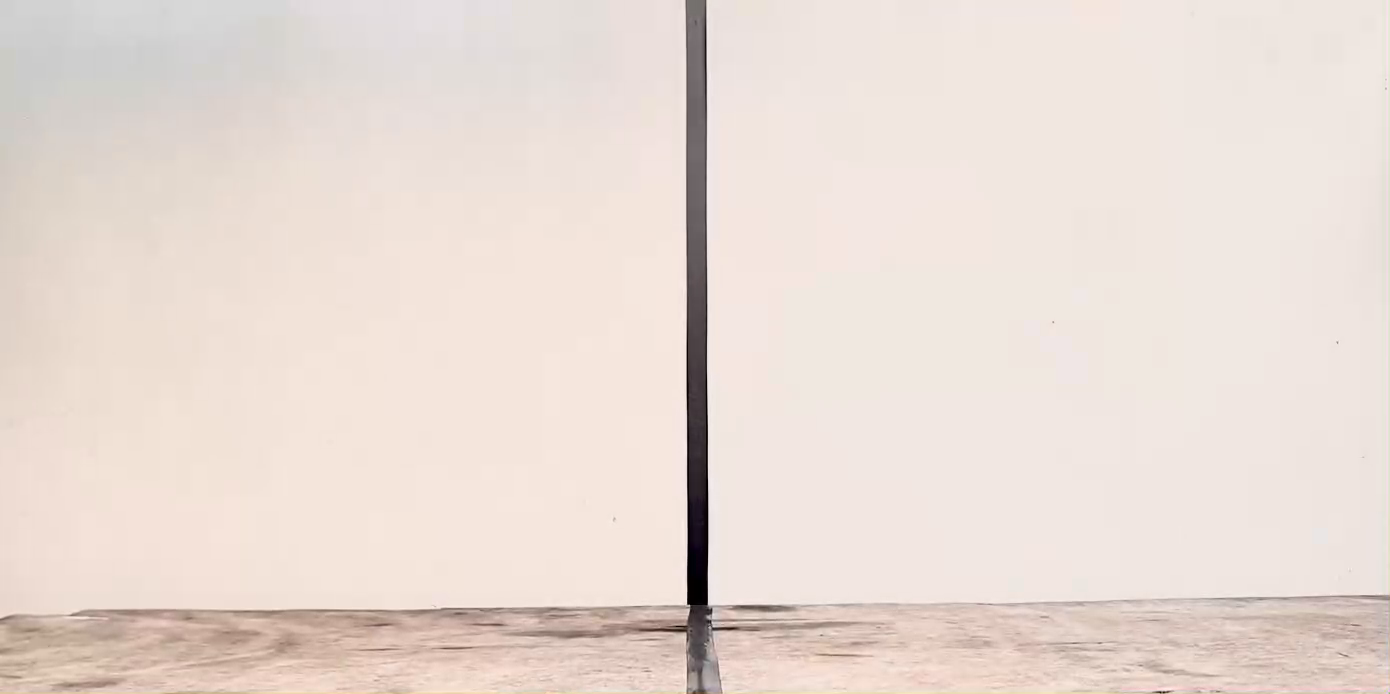
#> input picture frame 98 of pingpong2.mp4, 1390 x 694 px
$ python pingpong.py
#> lines starting #> are read from the running program, lines starting #| are printed output that depends on the picture; after the words box and inside, x2 and y2 are one past the last pixel; in counts of white or black regions, pixels touching at a corner belong together
#----------------------IMPORT THE LIBRARY------------------------#
import numpy as np
import cv2 as cv
import time
from collections import deque

#---------------------LOAD THE VIDEO FOR THE PROJECT------------------------#
cap = cv.VideoCapture("pingpong2.mp4")
img = cv.imread('ground.png')
if not cap.isOpened():
    print("Cannot open camera")
    exit()
#---------------------DEFINE VARIABLE-----------------------#
# Creates a double-ended queue (a.k.a deque) named pts with a maximum length of 50 to store a fixed-size history of points or values for motion tracking.
pts = deque(maxlen=50)
count = 0
IN = 0
OUT = 0
contour_processed = False

while True:
    timer = cv.getTickCount()
    fps = cv.getTickFrequency() / (cv.getTickCount() - timer)
    ret, frame = cap.read()
#> frame is the input picture: shape (694, 1390, 3); mean B, G, R 212.7, 220.1, 232.8
    w = frame.shape[1]
    h = frame.shape[0]
    print("resolution",w,h)
#| resolution 1390 694
    # Crop video for the ground
    # Gframe = frame[180:,:,:]
    Gframe = frame[520:,:,:]
    # if frame is read correctly ret is True
    if not ret:
        print("Can't receive frame (stream end?). Exiting ...")
        break

#----------------------PROCESS THE GROUND FOR THE IN/OUT DETECTION BY DIVIDE THE GROUND REGION FRAME------------------------#
    gray = cv.cvtColor(Gframe, cv.COLOR_BGR2GRAY)
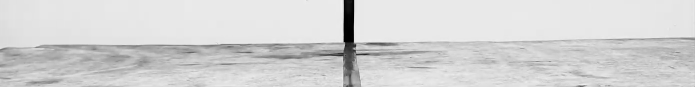
#> gray: shape (174, 1390) (shown at 1/2 size); min 0, max 243, mean 211.9
    blur_Ground = cv.medianBlur(gray, 3)
    bGround = cv.threshold(blur_Ground, 169, 255, cv.THRESH_BINARY)[1]
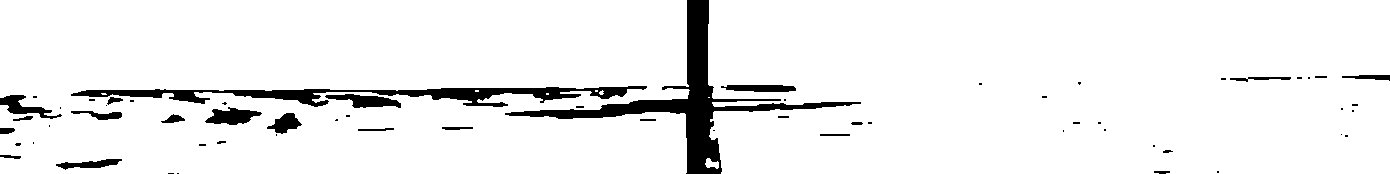
#> bGround: shape (174, 1390); 93.5% white; 62 black regions (36 under 20 px), largest, box (x1, y1, x2, y2) and area: (505, 0, 861, 174) 6908, (71, 86, 647, 107) 4232, (205, 107, 262, 125) 612
    f_kernel = cv.getStructuringElement(cv.MORPH_ELLIPSE, (11,11),(-1,-1))
    n_kernel = cv.getStructuringElement(cv.MORPH_ELLIPSE, (1,1),(-1,-1))
    morph = cv.morphologyEx(bGround,cv.MORPH_OPEN, n_kernel,iterations=2)
    morph = cv.morphologyEx(morph,cv.MORPH_CLOSE, f_kernel,iterations=2)
#> morph: shape (174, 1390); 98.4% white; 2 black regions
    contours, hierarchy = cv.findContours(morph,cv.RETR_EXTERNAL,cv.CHAIN_APPROX_SIMPLE)
#> contours = 1 contour; box (x1, y1, x2, y2) and area: (0, 0, 1390, 174) 236332
    for i,cnts in enumerate(contours):
        x,y,w,h = cv.boundingRect(cnts)

        # Approximate the contour with fewer vertices for smoother lines
        approx = cv.approxPolyDP(cnts, 0.01 * cv.arcLength(cnts, True), True)  #0.01 is old metric
        for g in range(len(approx) - 1):

            # Draw line between consecutive points
            start_point = (approx[g][0][0], approx[g][0][1])
            end_point = (approx[g + 1][0][0], approx[g + 1][0][1])
            cv.line(frame, start_point, end_point, (0, 255, 0), 2)
#> this loop made 1 pass
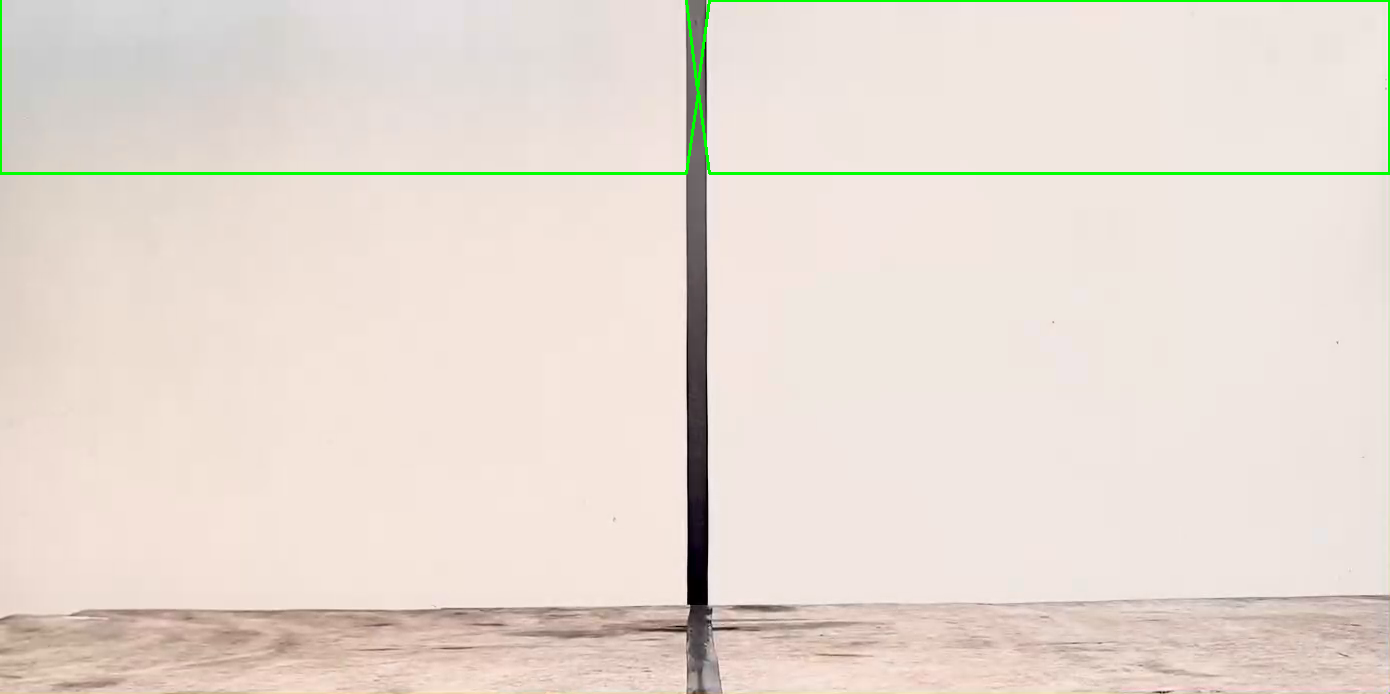
#> frame: shape (694, 1390, 3); 0.74% of pixels changed, all inside (x1, y1, x2, y2) = (0, 0, 1390, 175)

    # Get IN region and OUT region for checking
    inGround = Gframe[:,:start_point[0],:]
    w_in = inGround.shape[1]
    h_in = inGround.shape[0]
    outGround = Gframe[:,start_point[0]:,:]
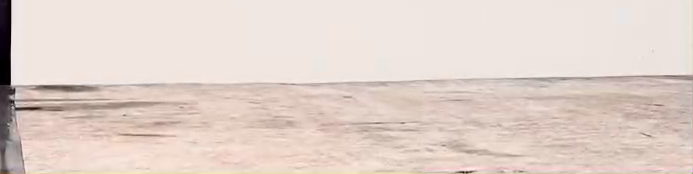
#> outGround: shape (174, 693, 3); mean B, G, R 203.6, 211.1, 226.8
    w_out = outGround.shape[1]
    h_out = outGround.shape[0]

#----------------------DETECT THE PINGPONG BY HSV METHOD------------------------#
    hsv = cv.cvtColor(frame, cv.COLOR_BGR2HSV)
#> hsv: shape (694, 1390, 3); mean H, S, V 14.5, 24.5, 233.1
    low_hsv = (10,80,10)
    high_hsv = (25,255,255)
    mask = cv.inRange(hsv, low_hsv, high_hsv)
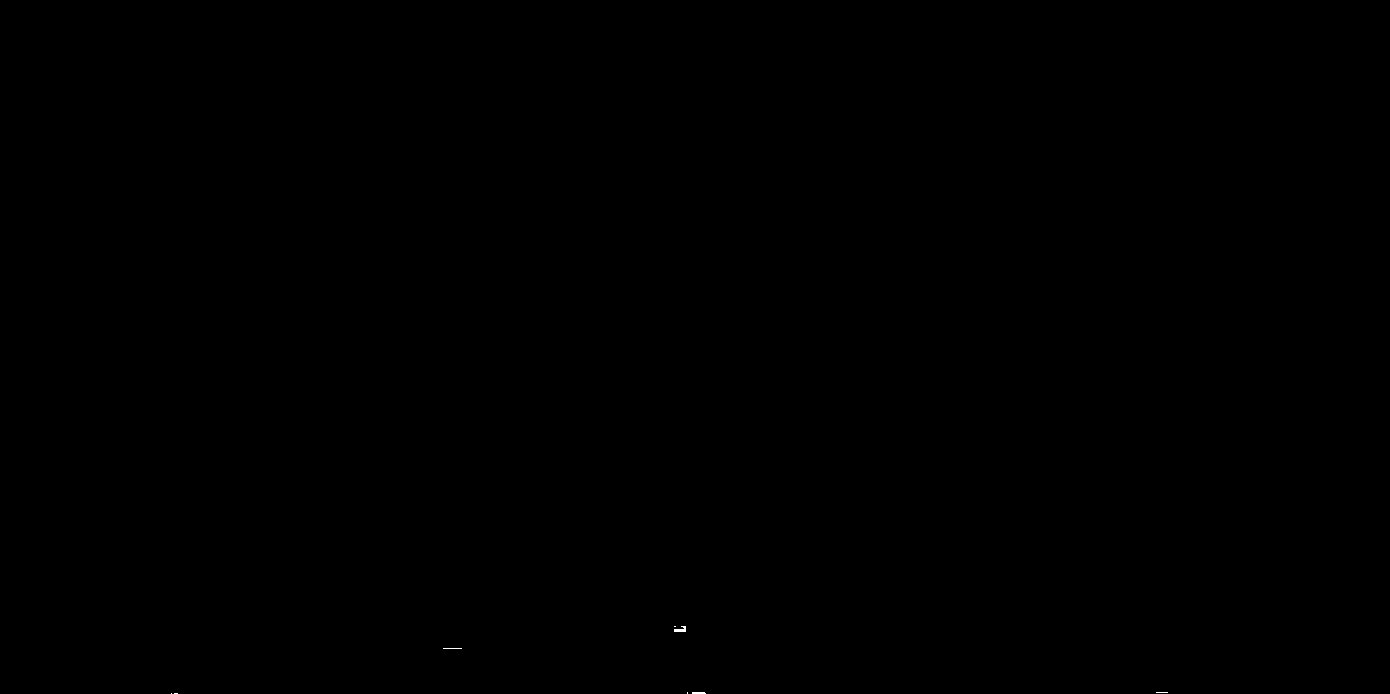
#> mask: shape (694, 1390); 0.01% white; 8 white regions (6 under 20 px), largest, box (x1, y1, x2, y2) and area: (674, 626, 686, 632) 46, (692, 692, 706, 694) 27
    b_img = cv.erode(mask, None, iterations=2)
#> b_img: shape (694, 1390); every value is 0
    contour, hierachy = cv.findContours(b_img, cv.RETR_EXTERNAL, cv.CHAIN_APPROX_SIMPLE)
#> contour = []
    center = None
    trueColor = (10,255,0)
    for cnt in contour:
        x,y,w,h = cv.boundingRect(cnt)
        contour_area = cv.contourArea(cnt)
        (xo,yo),radius = cv.minEnclosingCircle(cnt)
        circle_area = 3.14*(radius**2)

#--------------------CHECK THE IN/OUT DROP POINTS OF THE PINGPONG----------------------#
        if yo >= h_in and xo <= w_in:
            if not contour_processed:
                IN+=1
                count+=1
                contour_processed = True
        elif yo >= h_out and xo > w_in:
             if not contour_processed:
                trueColor = (0,0,255)
                OUT+=1
                contour_processed = True
        else:
            contour_processed = False

        # Draw contour for the pingpong
        if (contour_area/circle_area) > 0.2:
            center = (int(xo),int(yo))
            radius = int(radius)
            cv.circle(frame,center,radius,trueColor,3)
            # Put text of pingpong coordinate for visualizer
            cv.putText(frame, f"x= {int(xo)}, y= {int(yo)}", (int(xo),int(yo)), cv.FONT_HERSHEY_SIMPLEX, 0.75, (0, 0, 0), 2)
#> this loop made 0 passes
#> after the loop, IN = 0; OUT = 0; count = 0; trueColor = (10, 255, 0)

#----------------------VISUALIZE THE TRACKING OF THE PINGPONG------------------------#
    # Draw the tracking line by drawing a line between 2 queue of deque so from that we can have a smooth line of tracking
    if len(pts) > 3:
        for j in range(1, len(pts)):
            if pts[j - 1] is None or pts[j] is None:
                continue
            diemDau = pts[j - 1]
            diemCuoi = pts[j]
            tracklines = cv.line(frame, pts[j - 1], pts[j], trueColor, 3)
            cv.putText(frame, f"x= {int(diemCuoi[0])}, y= {int(diemCuoi[1])}",(int(diemCuoi[0])+10,int(diemCuoi[1])+10), cv.FONT_HERSHEY_DUPLEX,0.5,(0,0,0),1)
    pts.appendleft(center)

#---------------------VISUALIZE THE PROJECT----------------------#
    cv.putText(frame, "FPS : " + str(int(fps)), (20, 40), cv.FONT_HERSHEY_SIMPLEX, 0.75, (0, 0, 0), 2)
    cv.putText(frame, "Coordinate of pingpong : " + str(center), (20, 75), cv.FONT_HERSHEY_SIMPLEX, 0.75, (0, 0, 0), 2)
    cv.putText(frame,"PINGPONG VAR", (1120, 40), cv.FONT_HERSHEY_DUPLEX,1,(0, 0, 0),2)
    cv.putText(frame,"IN : "+ str(IN), (1200, 80), cv.FONT_HERSHEY_DUPLEX,1, (0, 0, 0), 2)
    cv.putText(frame,"OUT : "+ str(OUT), (1200, 115), cv.FONT_HERSHEY_DUPLEX, 1, (0, 0, 0), 2)
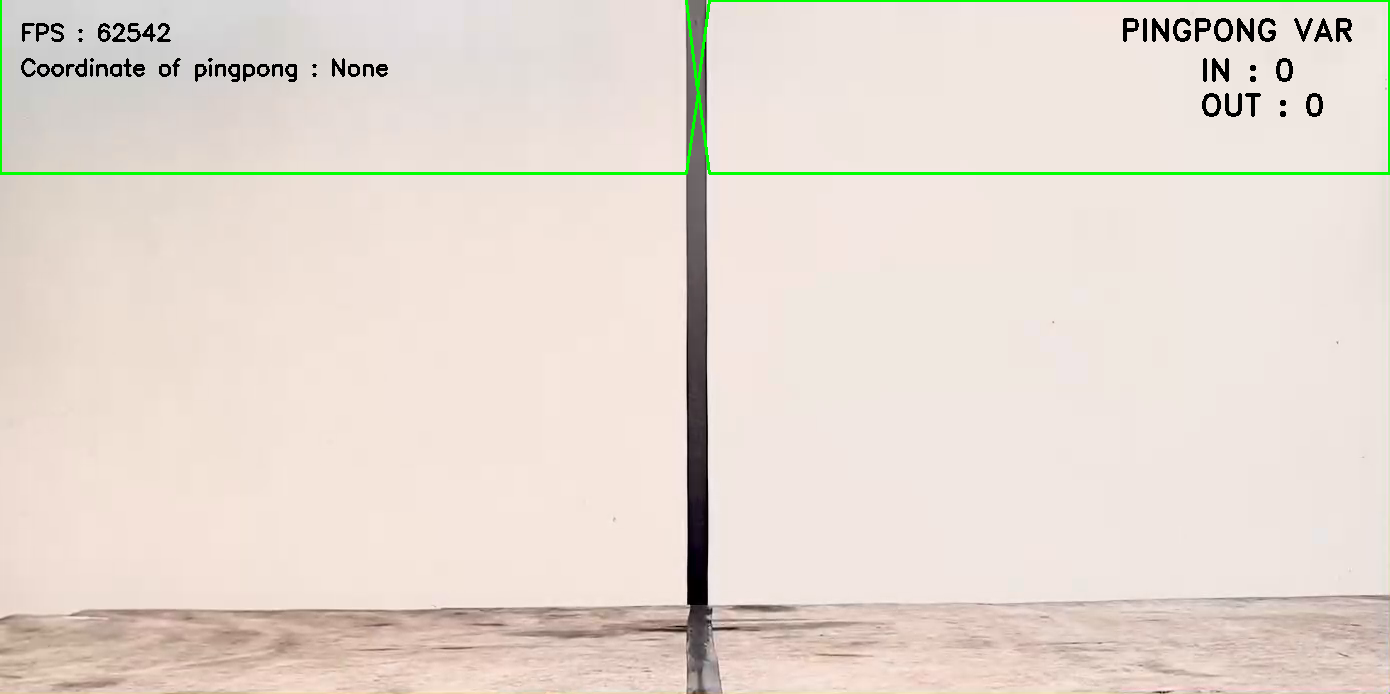
#> frame: shape (694, 1390, 3); mean B, G, R 209.7, 218.8, 229.6

#----------------------DISPLAY THE RESULT FRAME-----------------------#
    cv.imshow('pingpong', frame)
    cv.imshow('ground',img)
    cv.imshow('inGround', inGround)
    cv.imshow('outGround', outGround)
    key = cv.waitKey(16)
#> (key q is pressed here)
    if key == ord(" "):
	    cv.waitKey(0)
    elif key == ord('q'):
        break

# Release the capture when everything is done
cap.release()
cv.destroyAllWindows()

$ run again, starting later in the video
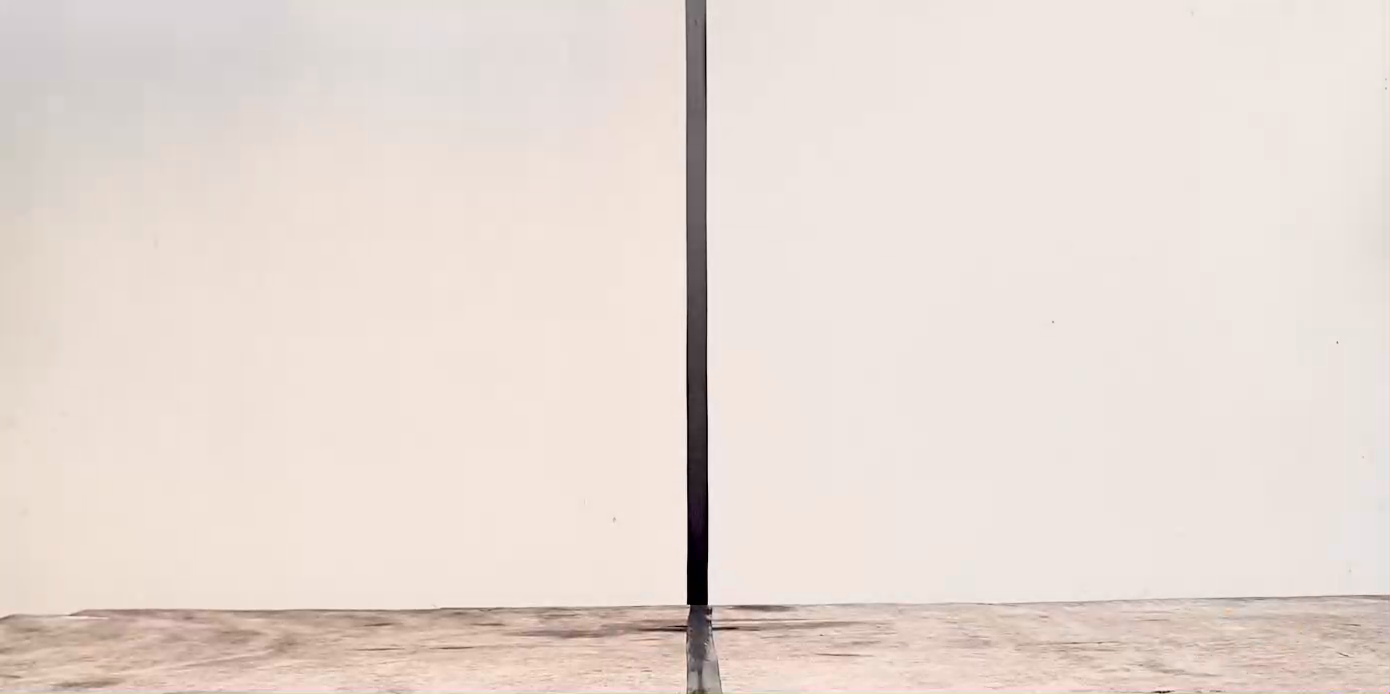
#> input picture frame 443 of pingpong2.mp4, 1390 x 694 px
#> frame is the input picture: shape (694, 1390, 3); mean B, G, R 212.7, 219.7, 232.2
#| resolution 1390 694
#> `bGround = cv.threshold(blur_Ground, 169, 255, cv.THRESH_BINARY)[1]`:
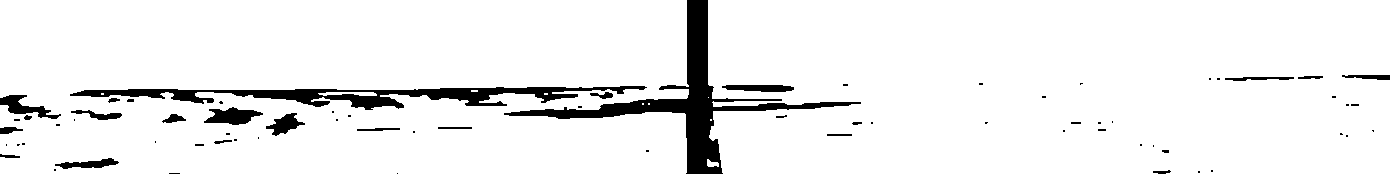
#> bGround: shape (174, 1390); 93.4% white; 70 black regions (44 under 20 px), largest, box (x1, y1, x2, y2) and area: (504, 0, 861, 174) 6987, (70, 86, 647, 110) 4855, (204, 107, 263, 125) 633
#> morph: shape (174, 1390); 98.4% white; 1 black region
#> contours = 2 contours; box (x1, y1, x2, y2) and area: (0, 0, 691, 174) 118645, (704, 0, 1390, 174) 117510
#> the loop `for i,cnts in enumerate(contours):` made 2 passes
#> (x, y, w, h, approx) on passes 1 to 2: (704, 0, 686, 174, [[708, 0], [711, 173], [1389, 173], [1389, 0]]), (0, 0, 691, 174, [[0, 0], [0, 173], [690, 162], [686, 0]])
#> hsv: shape (694, 1390, 3); mean H, S, V 14.7, 23.7, 232.4
#> mask: shape (694, 1390); 0.01% white in thin lines or dots, all inside (x1, y1, x2, y2) = (372, 623, 1386, 694)
#> b_img: shape (694, 1390); every value is 0
#> contour = []
#> after the loop `for cnt in contour:`: IN = 0; trueColor = (10, 255, 0)
#> `cv.putText(frame,"OUT : "+ str(OUT), (1200, 115), cv.FONT_HERSHEY_DUPL..`:
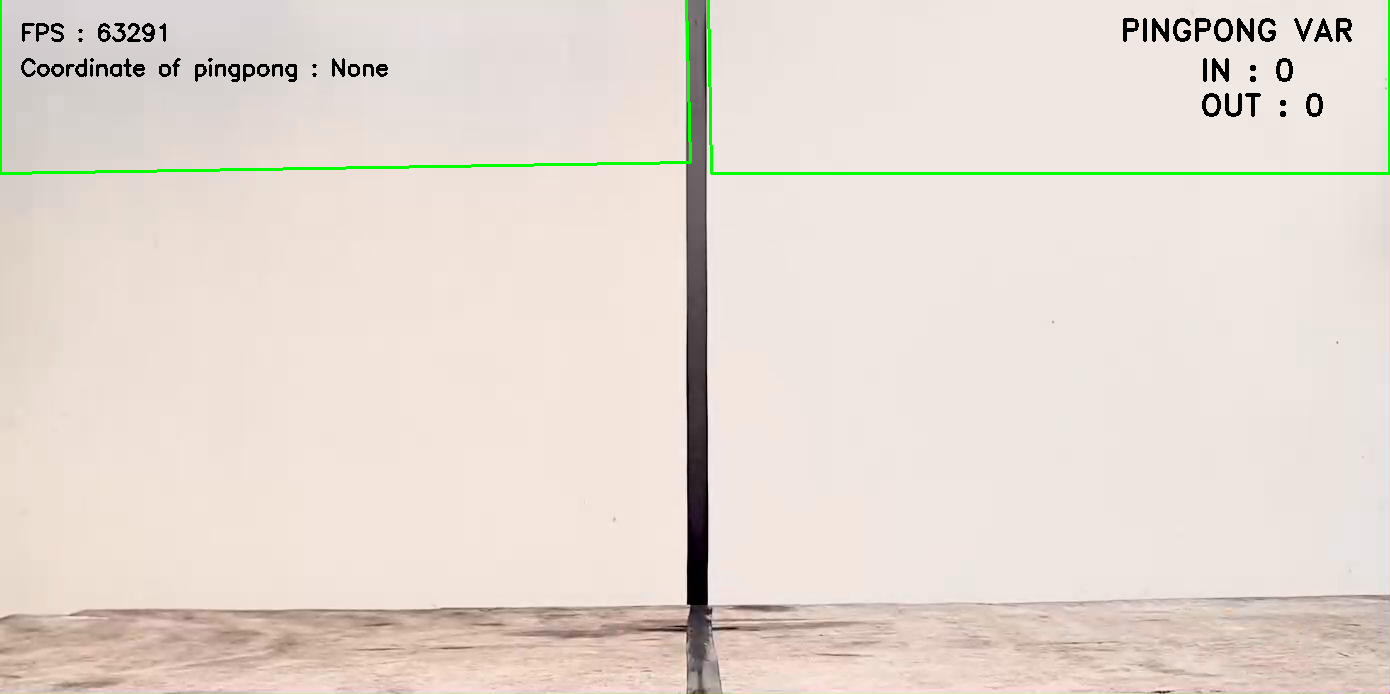
#> frame: shape (694, 1390, 3); mean B, G, R 209.9, 218.4, 229.2
